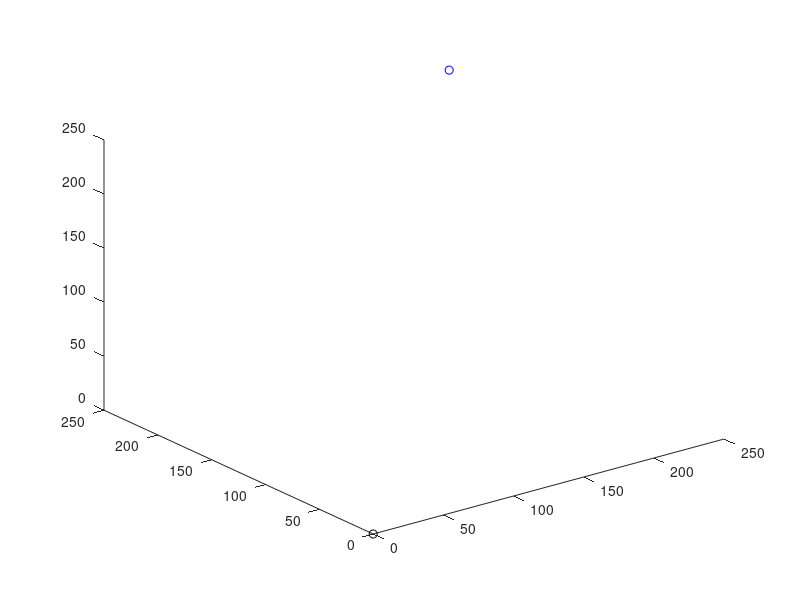

The MATLAB script that drew this image: (Note: this script raises an error after producing the figure.)
clc;
clear;
clf;
pco = textread('pco.txt');
plot3(pco(1,:),pco(2,:),pco(3,:),'ko');
hold on;

pcm = textread('pcm.txt');
plot3(pcm(1,:),pcm(2,:),pcm(3,:),'bo');
hold on;

R = textread('R.txt');
T = textread('T.txt');

pca = R*pco;
size1 = size(pca);
len = size1(2);
for i=1:len;
    pca(:,i) = pca(:,i) + transpose(T);
end
plot3(pca(1,:),pca(2,:),pca(3,:),'ro');
hold on;

Ri = transpose(R);
size2 = size(pcm);
len2 = size2(2);
pcb = pcm;
for i=1:len2;
    pcb(:,i) = pcb(:,i) - transpose(T);
end
pcb = Ri*pcb;
plot3(pcb(1,:),pcb(2,:),pcb(3,:),'go');
hold on;

axis equal;
%disp(pco);
